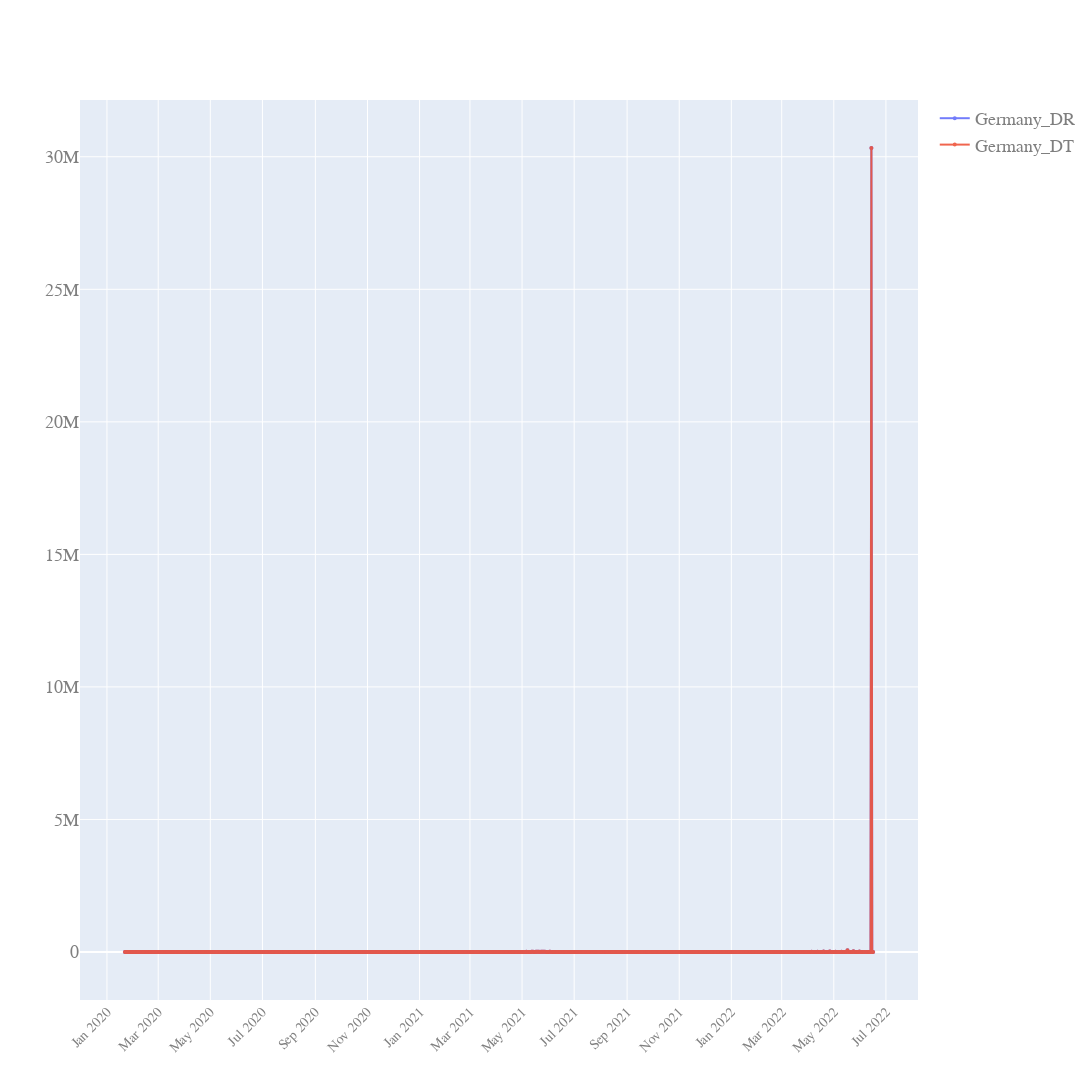

Notebook code cell kept with this figure:
### Code cell
quick_plot(df_analyse.date,df_analyse.iloc[40:,[7,8]],y_scale='linear')

### Figure 1 — Plotly figure (JSON) as saved in the notebook; plotly's stock layout.template omitted (floating-point values rounded to 4 significant figures; data arrays with more than 128 entries replaced by an {"elided": "..."} marker saying what was removed)
{"data": [{"line": {"width": 2}, "marker": {"size": 4}, "mode": "markers+lines", "name": "Germany_DR", "opacity": 0.9, "type": "scatter", "x": {"elided": "917 str values"}, "y": {"elided": "877 float values"}}, {"line": {"width": 2}, "marker": {"size": 4}, "mode": "markers+lines", "name": "Germany_DT", "opacity": 0.9, "type": "scatter", "x": {"elided": "917 str values"}, "y": {"elided": "877 float values"}}], "layout": {"autosize": true, "font": {"color": "#7f7f7f", "family": "PT Sans, monospace", "size": 18}, "height": 1080, "width": 1920, "xaxis": {"nticks": 20, "tickangle": -45, "tickfont": {"color": "#7f7f7f", "size": 14}}, "yaxis": {"type": "linear"}}}
